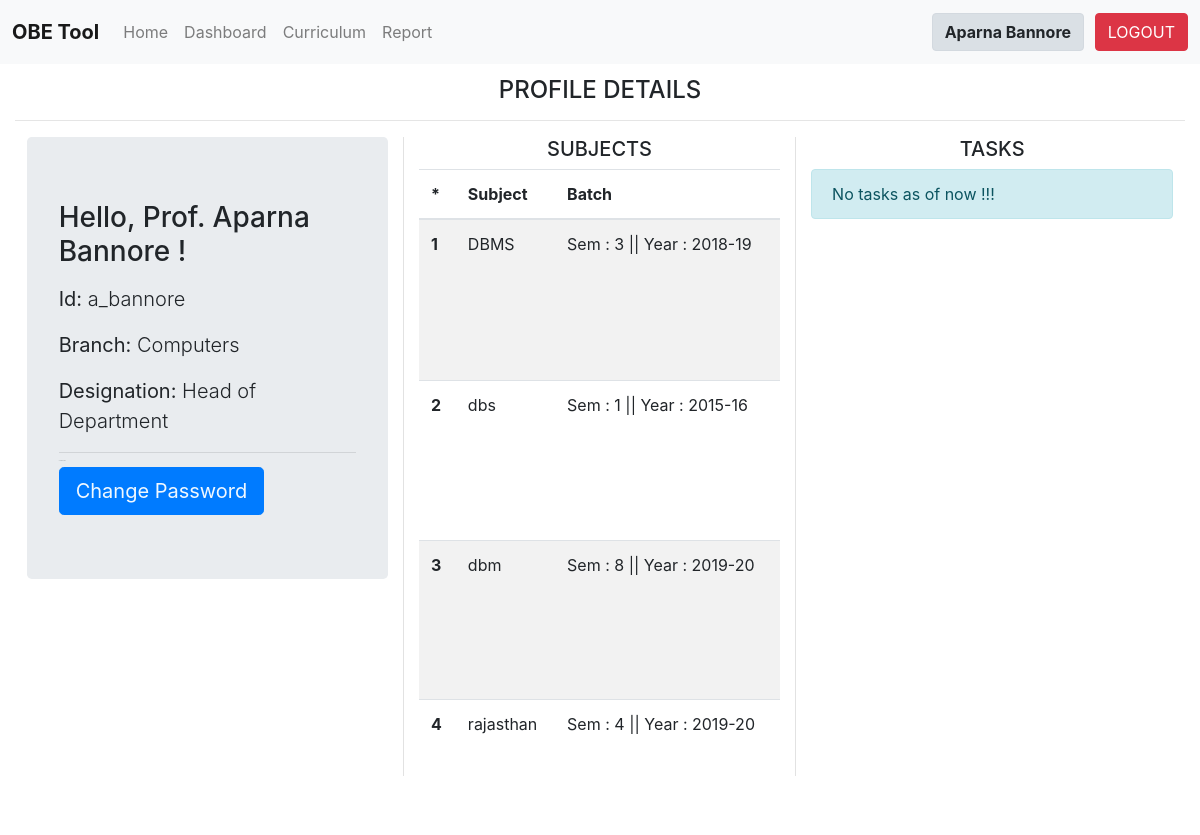
Screenshot of /profile.php (signed in) with the database file from the repository.
### tables this page shows
CREATE TABLE `Computers` (
  `Teacher-fname` text NOT NULL,
  `Teacher-sname` text NOT NULL,
  `sub_name` text NOT NULL,
  `teacher_id` text NOT NULL,
  `year` text NOT NULL,
  `semester` text NOT NULL,
  `subject-code` text NOT NULL
);

### profile.php (the view, shortened to what this page needs)
<!DOCTYPE html>
<?php
$desgn=$_SESSION["desgn"];
$branch=$_SESSION["branch"];
$id = $_SESSION['user_id'];
$host="localhost";
$user="root";
$pass="";
$db="college_project";
$conn=new mysqli($host,$user,$pass,$db);
if($desgn==1){$post='Principal';}
elseif($desgn==2){$post='Head of Department';}
else{$post='Teacher';}
?>
<html lang="en">
<head>
    <link rel="stylesheet" href="https://stackpath.bootstrapcdn.com/bootstrap/4.3.1/css/bootstrap.min.css">
</head>
<body>
    <nav class="navbar navbar-expand-lg navbar-light bg-light" style="padding: 1%">
        <a class="navbar-brand" href="index.php" style="font-weight:bold">OBE Tool</a>
        <div class="collapse navbar-collapse" id="navbarText">
          <ul class="navbar-nav mr-auto">
            <li class="nav-item">
              <a class="nav-link" href="index.php">Home <span class="sr-only">(current)</span></a>
            </li>
            <li class="nav-item">
              <a class="nav-link" href="dash.php">Dashboard</a>
            </li>
            <li class="nav-item">
            <?php
                        if ($_SESSION['desgn']==3){
                        echo '<a href="SPEC_CO.php" class="nav-link">Curriculum</a> ';
                        }
                        elseif($_SESSION['desgn']==1 or $_SESSION['desgn']==2 ){
                          echo'<a href="set_curr.php" class="nav-link">Curriculum</a> ';
                        }
                        ?>
            </li>
            <li class="nav-item">
                <a class="nav-link" href="report.php">Report</a>
              </li>
          </ul>
          <?php
          if(session_status() == PHP_SESSION_NONE){
            echo '<button class="btn btn-light" data-toggle="modal" data-target="#Modal2" style="margin-right: 1%;">
            <strong>SIGN UP</strong> <i class="fas fa-user-plus"></i>
            </button>';
          echo '<button class="btn btn-light" data-toggle="modal" data-target="#Modal" style="margin-right: 1%;">
                <strong>LOGIN</strong> <i class="fas fa-sign-in-alt"></i>
                </button>';
         }
          else {
          echo '<button class="btn btn-light active" style="margin-right: 1%;">
          <strong>'.$_SESSION["f_name"].' '.$_SESSION["s_name"].'</strong></button>';
          echo '<form method="post"><button type="submit" class="btn btn-danger" name="can_cred">LOGOUT</button></form>';
          }
          ?>
        </div>
    </nav>
    <div class="container-fluid">
        <h4 style="text-align:center;margin:1%">PROFILE DETAILS</h4>
        <hr>
        <div class="row" style="padding-left:1%;padding-right:1%;padding-bottom:1%">
            <div class="col-4" style="border-right:0.1px solid rgb(226,226,226);height:60vh;">
                <div class="jumbotron">
                    <h3 class="display-5">Hello, Prof. <?echo $_SESSION["f_name"].' '.$_SESSION["s_name"];?> !</h3>
                    <p class="lead" style="margin-top: 5%"><strong>Id:</strong> <?echo $id?></p>
                    <p class="lead"><strong>Branch:</strong>  <?echo $branch?></p>
                    <p class="lead"><strong>Designation:</strong> <?echo $post?></p>
                    <hr class="my-2">
                    <a class="btn btn-primary btn-lg" style="color:aliceblue" data-toggle="modal" data-target="#password_modal">Change Password</a>
                </div>
            </div>
            <div class="col-4" style="border-right:0.1px solid rgb(226,226,226);height:60vh">
                <h5 style="text-align:center;">SUBJECTS</h5>
                <div style="height:60vh; overflow-y: scroll;">
                <?php
                $q_count="SELECT COUNT(*) FROM $branch WHERE teacher_id='$id'";
                $result_q_count = mysqli_query($conn,$q_count) or die("ERROR".mysqli_error($conn));
                $row = mysqli_fetch_array($result_q_count);
                if($row['COUNT(*)'] == 0){echo '<div class="alert alert-info" role="alert">
                    No subjects allocated yet !!
                  </div>';}
                else{
                ?>
                <table class="table table-striped">
                    <thead style="background-color:white;position: sticky; top: 0;">
                        <tr>
                        <th scope="col">*</th>
                        <th scope="col">Subject</th>
                        <th scope="col">Batch</th>
                        </tr>
                    </thead>
                    <tbody style="height:60vh; overflow-y: scroll;">
                    <?php
                    $q_disp="SELECT * FROM $branch WHERE teacher_id='$id'";
                    $result_display = mysqli_query($conn,$q_disp) or die("ERROR".mysqli_error($conn));
                    $no=1;
                    while ( $row_display = mysqli_fetch_array($result_display) )
                        {
                    ?>
                        <tr>
                        <th scope="row"><?echo $no?></th>
                        <td><?echo $row_display['sub_name']?></td>
                        <td><?echo 'Sem : '.$row_display['semester'].' || Year : '.$row_display['year']?></td>
                        </tr>
                    <?php
                    $no=$no+1;
                        }
                    }
                    ?>
                    </tbody>
                </table>
                </div>
            </div>
            <div class="col-4">
                <h5 style="text-align:center;">TASKS</h5>
                <div style="height:60vh; overflow-y: scroll;">
                <?php
                $q_count="SELECT COUNT(*) FROM `alert_db` WHERE teacher_id='$id'";
                $result_q_count = mysqli_query($conn,$q_count) or die("ERROR".mysqli_error($conn));
                $row = mysqli_fetch_array($result_q_count);
                if($row['COUNT(*)'] == 0){echo '<div class="alert alert-info" role="alert">
                    No tasks as of now !!!
                  </div>';}
                    ?>
                </div>
            </div>
        </div>
    </div>
</body>
</html>

### rows the page displays
computers: sub_name "DBMS", semester "3", year "2018-19"
computers: sub_name "dbs", semester "1", year "2015-16"
computers: sub_name "dbm", semester "8", year "2019-20"
computers: sub_name "rajasthan", semester "4", year "2019-20"

### other values shown
$_SESSION["f_name"] "Aparna"
$_SESSION["s_name"] "Bannore"
$id "a_bannore"
$branch "Computers"
$post "Head of Department"
